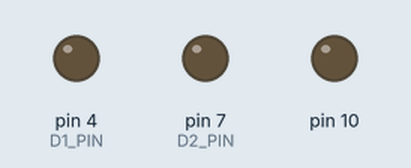
A sketch run on a simulated Arduino Uno, built with avr-gcc and run on an emulated ATmega328P. Parts: output pins drawn as LEDs (lit = HIGH). Wiring (inferred from the names in the program): DS3231 clock at I2C address 0x68. The local clock reads 2024-03-15 10:24:30 at power-on unless the sketch sets it; storage starts empty; what the sketch prints to the serial monitor is not drawn. At 3.4 s the program stops and its outputs stay as they are.

Above: at 0.28 s.
Timing chart, 0 to 1.9 s (numbered marks = the images above):
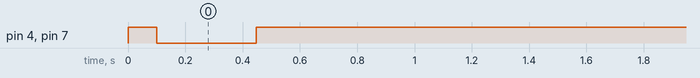

Measured:
- by itself, pin 4 (D1_PIN): LOW → HIGH at 0.00 s, → LOW 0.10 s later, → HIGH 0.35 s later
- by itself, pin 7 (D2_PIN): LOW → HIGH at 0.00 s, → LOW 0.10 s later, → HIGH 0.34 s later

The sketch:

I2GPS_standalone_test.ino
```cpp
// (licence header left out)
#include "SD.h"
#include "Wire.h"

const unsigned long BAUDRATE = 115200;
const int chipSelect = 10;
const int D1_PIN = 4;
const int D2_PIN = 7;
void setup(){
  Serial.begin(BAUDRATE);
  Serial.println("I2GPS stand alone test.");
  Serial.println("WyoLum, LLC, 2012");

  // enable and flash LEDS
  pinMode(D1_PIN, OUTPUT);
  pinMode(D2_PIN, OUTPUT);
  digitalWrite(D1_PIN, HIGH);
  digitalWrite(D2_PIN, HIGH);
  delay(100);
  digitalWrite(D1_PIN, LOW);
  digitalWrite(D2_PIN, LOW);

  if(!testSD()){
    // fail SD
  }
  else{
    Serial.println("SD PASS");
    digitalWrite(D2_PIN, HIGH);
  }
  Wire.begin();
  if(!testRTC()){
    // fail rtc
  }
  else{
    Serial.println("RTC PASS");
    digitalWrite(D1_PIN, HIGH);
  }
  while(1){
    delay(1000);
  }
}

void loop(){
}

/********************************************************************************
 * RTC code
 ********************************************************************************/
#define IS_BCD true
#define IS_DEC false
#define IS_BYTES false
const int DS3231_ADDR = 104;

// decimal to binary coded decimal
uint8_t dec2bcd(int dec){
  uint8_t t = dec / 10;
  uint8_t o = dec - t * 10;
  return (t << 4) + o;
}

// binary coded decimal to decimal
int bcd2dec(uint8_t bcd){
  return (((bcd & 0b11110000)>>4)*10 + (bcd & 0b00001111));
}


bool rtc_raw_read(uint8_t addr,
		  uint8_t n_bytes,
		  bool is_bcd,
		  uint8_t *dest){

  bool out = false;
  Wire.beginTransmission(DS3231_ADDR);
  // Wire.send(addr);
  Wire.write(addr);
  Wire.endTransmission();
  Wire.requestFrom(DS3231_ADDR, (int)n_bytes); // request n_bytes bytes
  if(Wire.available()){
    for(uint8_t i = 0; i < n_bytes; i++){
      dest[i] = Wire.read();
      if(is_bcd){ // needs to be converted to dec
	dest[i] = bcd2dec(dest[i]);
      }
    }
    out = true;
  }
  return out;
}

bool testRTC(){
  bool status = true;
  uint8_t date[7];
  if(rtc_raw_read(0, 7, true, date)){
    Serial.print("DATE: ");
    // date[2], date[1], date[0], date[4], date[5], date[6]
    //      hr,     min,     sec,     day,   month,  yr;
      Serial.print(date[2], DEC);
      Serial.print(":");
      Serial.print(date[1], DEC);
      Serial.print(":");
      Serial.print(date[0], DEC);
      Serial.print("  ");

      Serial.print(date[4], DEC);
      Serial.print("/");
      Serial.print(date[5], DEC);
      Serial.print("/");
      Serial.print(date[6], DEC);
      Serial.print(".");

    Serial.println("");
  }
  else{
    Serial.print("RTC FAIL");
    status = false;
  }
  return status;
}
/********************************************************************************
 * END RTC code
 ********************************************************************************/

boolean testSD(){
  boolean status = true;
  File myFile;
  Serial.print("Initializing SD card...");
  // On the Ethernet Shield, CS is pin 4. It's set as an output by default.
  // Note that even if it's not used as the CS pin, the hardware SS pin
  // (10 on most Arduino boards, 53 on the Mega) must be left as an output
  // or the SD library functions will not work.
   pinMode(10, OUTPUT);
  if (!SD.begin(chipSelect)) {
    Serial.println("initialization failed!");
    status = false;
    return status;
  }
  Serial.println("initialization done.");
  SD.remove("test.txt");
  myFile = SD.open("test.txt", FILE_WRITE);

  // if the file opened okay, write to it:
  if (myFile) {
    delay(300);
    Serial.println("Writing to test.txt...");
    myFile.print("testing 1,2,3: ");
    myFile.close();
  }
  else {
    // if the file didn't open, print an error:
    status = false;
  }

  // re-open the file for reading:
  myFile = SD.open("test.txt");
  if (myFile) {
    Serial.println("test.txt:");

    // read from the file until there's nothing else in it:
    while (myFile.available()) {
      Serial.write(myFile.read());
    }
    // close the file:
    myFile.close();
  } else {
    status = false;
  }
  return status;
}
```
